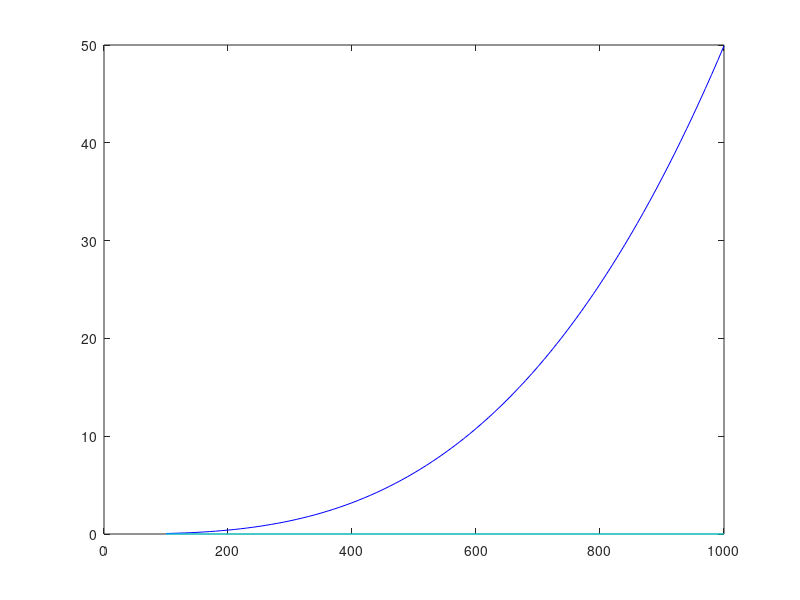

This chart was generated by the following MATLAB code:
clear all

%% Tissue variables
sectionThickness = .025;
xyResolution = .004;
zLengths = 100: 10: 1000; %length in microns
xLengths = zLengths;%[ 1 1 1 1 1] * 300; %xy length in microns
yLengths = zLengths;%[ 1 1 1 1 1 ] * 300;

%% SEM numbers

SEMcutsPerHour = 100000000; %% Cutting speed
SEMplanesStainedPerHour = 100000000; %% number of planes stained per day

SEMpixelsPerSecond = 8 * 10^9; %% Imaging speed

SEMminBetweenPlanes = 0; %% minutes between Planes
SEMtileSize = 25000 * 25000; %% size of SEM tile
SEMsecondsBetweenTiles = 1; %% seconds between tiles within a plane

%% TEM numbers

TEMcutsPerHour = 1000 %% Cutting speed
TEMplanesStainedPerHour = 1000000; %% number of planes stained per day

TEMpixelsPerSecond = 120 * 10^6; %% Imaging speed
TEMminBetweenPlanes = 5; %% minutes between Planes
TEMtileSize = 3024 *2024 * 61; %% size of SEM tile
TEMsecondsBetweenTiles = 30; %% seconds between tiles within a plane


for i = 1:length(zLengths);
%% Tissue Size
xLength = xLengths(i);
yLength = yLengths(i);
zLength = zLengths(i);
xyPixels = (xLength / xyResolution) * (yLength / xyResolution);  % number of pixels per plane
numPlane = zLength / sectionThickness; % number of planes

%% SEM How long
SEMRawScanMinutesPerPlane= (xyPixels/SEMpixelsPerSecond)/60;
SEMminutesPerPlane =  SEMRawScanMinutesPerPlane +  ((xyPixels/SEMtileSize)*SEMsecondsBetweenTiles)/60;
SEMScanHours(i) = (SEMminutesPerPlane * numPlane)/60;

SEMSectioningHours = numPlane/SEMcutsPerHour + numPlane/SEMplanesStainedPerHour;
SEMhoursBetweenSections = (numPlane *SEMminBetweenPlanes)/60;
SEMSectionHours(i) = SEMSectioningHours + SEMhoursBetweenSections;

%% TEM How long
TEMRawScanMinutesPerPlane= (xyPixels/TEMpixelsPerSecond)/60;
TEMminutesPerPlane =  TEMRawScanMinutesPerPlane +  ((xyPixels/TEMtileSize)*TEMsecondsBetweenTiles)/60;
TEMScanHours(i) = (TEMminutesPerPlane * numPlane)/60;

TEMSectioningHours = numPlane/TEMcutsPerHour + numPlane/TEMplanesStainedPerHour;
TEMhoursBetweenSections = (numPlane *TEMminBetweenPlanes)/60;
TEMSectionHours(i) = TEMSectioningHours + TEMhoursBetweenSections;

end

%% Show data

plot(zLengths,(SEMScanHours/24 + SEMSectionHours/24),'b')
hold on
plot(zLengths,SEMSectionHours/24,'c')
%plot(zLengths,(TEMScanHours + TEMSectionHours)/24/30,'r')
%plot(zLengths,TEMSectionHours/24/30,'m')
hold off

% 
% scatter(zLengths,(SEMScanHours + SEMSectionHours)/24/30,'b')
% hold on
% scatter(zLengths,SEMSectionHours/24/30,'c')
% scatter(zLengths,(TEMScanHours + TEMSectionHours)/24/30,'r')
% scatter(zLengths,TEMSectionHours/24/30,'m')
% hold off


%ylim([ 0 36])

